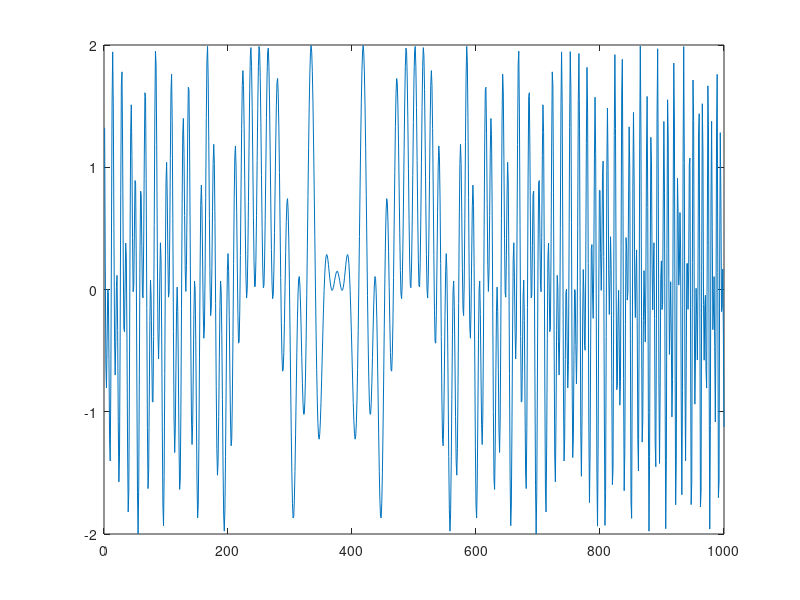

MATLAB code for this plot: (Note: this script raises an error after producing the figure.)
function Test_26_WVD
%TEST_26_WVD Summary of this function goes here
%   Detailed explanation goes here
close all

K = 1000;
T = 30;


a =(-K/2:K/2-1)/(K/T);
a = exp(-1i*a.^2);
b = ((-K/2:K/2-1)+K/4)/(K/T);
b = exp(-1i*b.^2);
a = a+b;
plot(real(a))

[tfr,t,f] = tfrwv(a.');

tfr = fftshift(tfr,1);

tfr = abs(tfr);
tfr = tfr/max(max(tfr));

figure,imagesc(t,f,tfr),colormap(gray)


end
